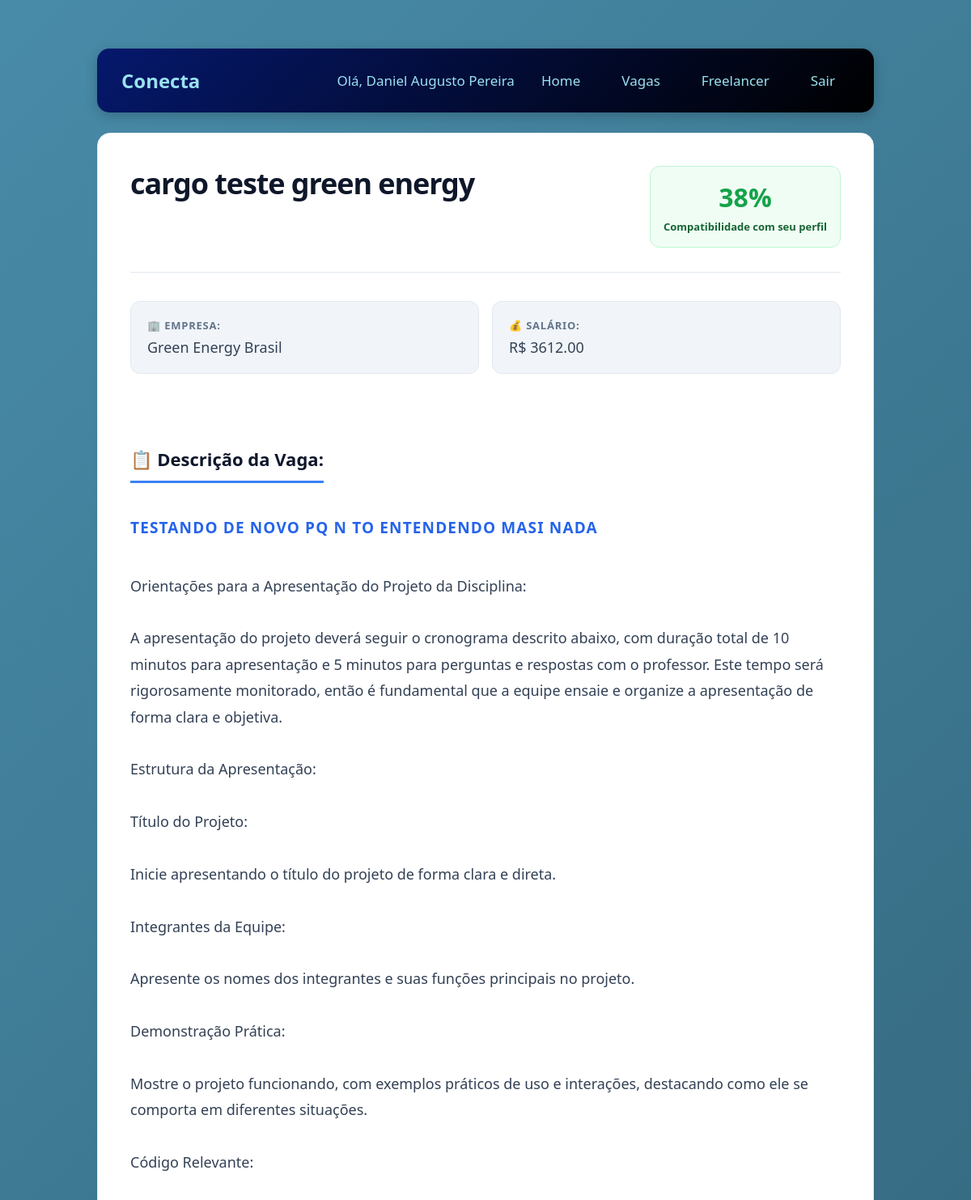
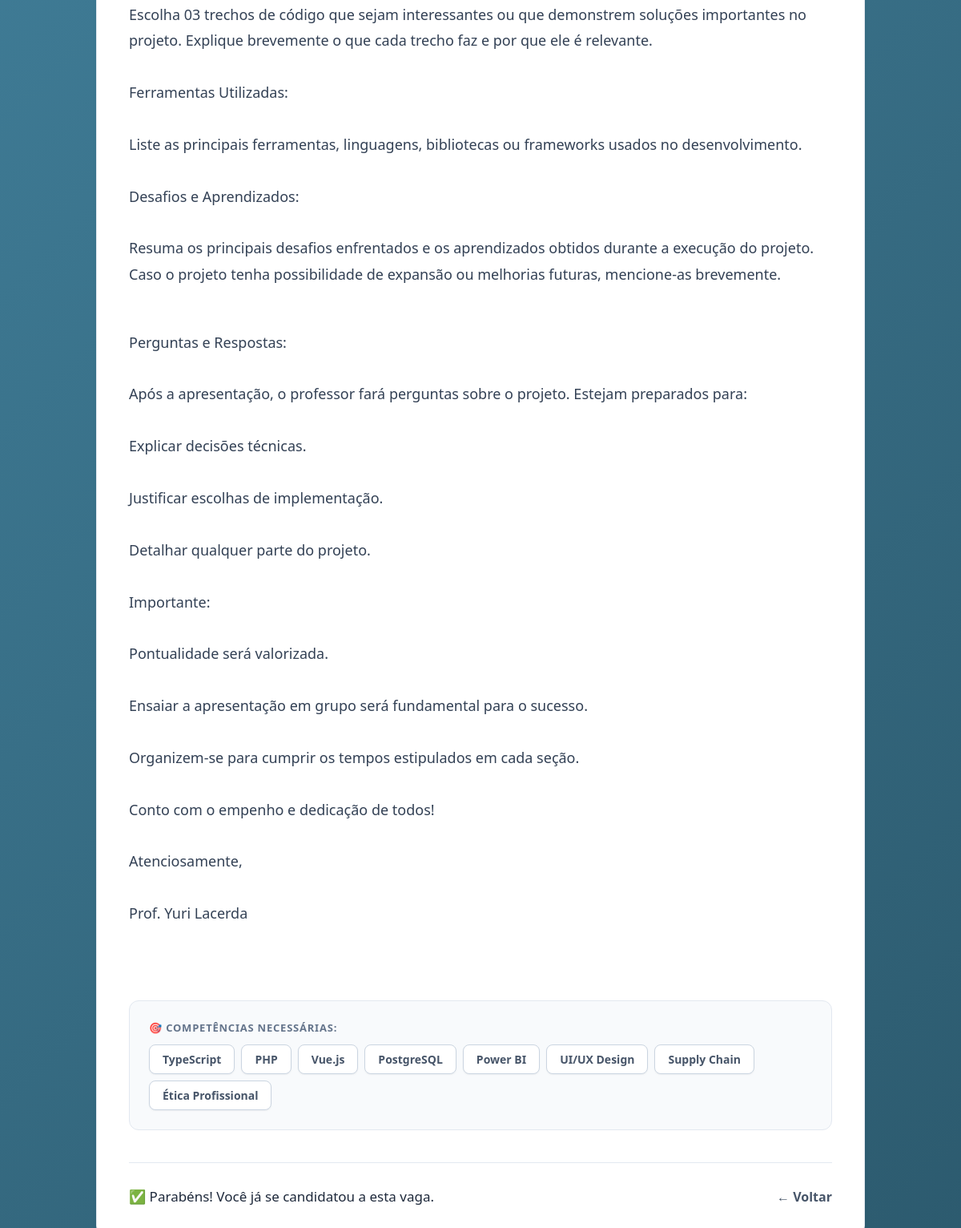
The app's page /vaga/6 (signed in) with its own data (2 pictures, top to bottom).
### tables this page shows
CREATE TABLE funcionarios (
        id_funcionario INTEGER PRIMARY KEY AUTOINCREMENT, 
        nome TEXT,
        email TEXT,
        senha TEXT,
        telefone TEXT,
        cpf TEXT NOT NULL UNIQUE    
    );

CREATE TABLE vagas (
        id_vaga INTEGER PRIMARY KEY AUTOINCREMENT,
        titulo TEXT,
        descricao TEXT,
        salario REAL,
        cidade TEXT,
        regime TEXT,
        status TEXT DEFAULT 'ativa',
        data_publicacao TIMESTAMP DEFAULT CURRENT_TIMESTAMP,
        id_empresa INTEGER ,
        FOREIGN KEY (id_empresa) REFERENCES empresas (id_empresa)
    );

CREATE TABLE empresas (
        id_empresa INTEGER PRIMARY KEY AUTOINCREMENT, 
        nome TEXT,
        endereco TEXT,
        email TEXT,
        senha TEXT,
        telefone TEXT,
        cnpj TEXT NOT NULL UNIQUE
    );

CREATE TABLE competencias (
        id_competencia INTEGER PRIMARY KEY AUTOINCREMENT,
        nome TEXT
    );

### routes/candidatar_se.py (the view)
@bp_candidatar_se.route('/vaga/<int:id_vaga>', methods=['GET', 'POST'])
def detalhe_vaga(id_vaga):
    if 'usuario_id' not in session:
        return redirect('/')
    vaga = Vaga.buscar(id_vaga)
    if not vaga:
        flash("Vaga não encontrada!", "erro")
        return redirect(url_for('vagas.listar_vagas'))
    id_funcionario = session['usuario_id']
    match_percent = Match.calcular(id_funcionario, id_vaga)
    match_degrees = match_percent * 3.6
    ja_candidatou = CandidaturaCRUD.verificar_candidatura(id_funcionario, id_vaga)
    total_candidatos = CandidaturaCRUD.contar_candidatos_por_vaga(id_vaga)
    candidatos = CandidaturaCRUD.listar_candidatos_por_vaga(id_vaga)
    return render_template('vaga/vaga_detalhe.html',
                         vaga=vaga,
                         match_percent=match_percent,
                         match_degrees=match_degrees,
                         ja_candidatou=ja_candidatou,
                         total_candidatos=total_candidatos,
                         candidatos=candidatos)

### CRUDs/candidatura.py (called while the page is built)
    @staticmethod
    def contar_candidatos_por_vaga(id_vaga):
        conn = get_connection()
        try:
            cursor = conn.cursor()
            cursor.execute('''
                SELECT COUNT(*) as total
                FROM candidaturas
                WHERE id_vaga = ?
            ''', (id_vaga,))
            resultado = cursor.fetchone()
            return resultado['total'] if resultado else 0
        finally:
            conn.close()

    def listar_candidatos_por_vaga(id_vaga):
        conn = get_connection()
        try:
            cursor = conn.cursor()
            cursor.execute('''
                SELECT f.id_funcionario, f.nome, f.email, f.telefone,
                    c.id_candidatura, c.data_candidatura, c.status,
                    rq.formacao, rq.ultimo_cargo, rq.tempo_experiencia
                FROM candidaturas c
                JOIN funcionarios f ON c.id_funcionario = f.id_funcionario
                LEFT JOIN respostas_questionario rq ON f.id_funcionario = rq.id_funcionario
                WHERE c.id_vaga = ?
                ORDER BY c.data_candidatura DESC
            ''', (id_vaga,))
            return cursor.fetchall()
        finally:
            conn.close()

    @staticmethod
    def verificar_candidatura(id_funcionario, id_vaga):
        conn = get_connection()
        try:
            cursor = conn.cursor()
            cursor.execute('''
                SELECT 1 FROM candidaturas
                WHERE id_funcionario = ? AND id_vaga = ?
            ''', (id_funcionario, id_vaga))
            return cursor.fetchone() is not None
        finally:
            conn.close()

    @staticmethod
    def calcular(id_funcionario, id_vaga):
        conn = get_connection()
        try:
            cursor = conn.cursor()
            cursor.execute('SELECT COUNT(*) as total FROM vaga_competencias WHERE id_vaga = ?', (id_vaga,))
            total_vaga = cursor.fetchone()['total']
            if total_vaga == 0:
                return 0
            cursor.execute('''
                SELECT COUNT(*) as match
                FROM funcionario_competencias
                WHERE id_funcionario = ?
                AND id_competencia IN (SELECT id_competencia FROM vaga_competencias WHERE id_vaga = ?)
            ''', (id_funcionario, id_vaga))
            match_comp = cursor.fetchone()['match']
            percent_comp = (match_comp / total_vaga) * 100  #
            return round(percent_comp)
        finally:
            conn.close()

### templates/vaga/vaga_detalhe.html (shortened to what this page needs)
<!DOCTYPE html>
<html lang="pt-br">
<head>
    <link rel="stylesheet" href="../static/css/vaga/vaga_detalhe.css">
</head>
<body>
    {% extends "menu.html" %}
    {% block content %}
    <div class="vaga-detalhe">
        <div class="vaga-header-detalhe">
            <h2>{{ vaga.titulo }}</h2>
            {% if session.get('tipo') == 'funcionario' %}
                <div class="match-percentual">
                    <div class="match-circle">
                        <span>{{ match_percent }}%</span>
                    </div>
                    <p>Compatibilidade com seu perfil</p>
                </div>
            {% elif session.get('tipo') == 'empresa' %}
                <div class="candidatos-section">
                    <a href="{{ url_for('candidatar_se.ver_candidatos', id_vaga=vaga.id_vaga) }}" class="candidatos-num">
                        {{ total_candidatos if total_candidatos else 0 }} candidato(s)
                    </a>
                </div>
            {% endif %}
        </div>
        <div class="info-section">
            <div class="empresa-info">
                <strong>🏢 Empresa:</strong> {{ vaga.empresa_nome }}
            </div>
            <div class="salario-info">
                <strong>💰 Salário:</strong>
                {% if vaga.salario %}
                    R$ {{ "%.2f"|format(vaga.salario) }}
                {% else %}
                    A combinar
                {% endif %}
            </div>
        </div>
        <div class="descricao-info">
            <strong>📋 Descrição da Vaga:</strong>
            {{ vaga.descricao_html|safe }}
        </div>
        <div class="competencias-info">
            <strong>🎯 Competências Necessárias:</strong>
            <div class="competencias-lista-detalhe">
                {% for comp in vaga.competencias %}
                    <span class="competencia-tag">{{ comp.nome }}</span>
                {% endfor %}
            </div>
        </div>
        <div class="acoes-detalhe">
            {% if session.get('tipo') == 'empresa' %}
                <div class="empresa-acoes">
                    <a href="{{ url_for('atualizar_vaga.editar_vaga', id_vaga=vaga.id_vaga) }}" class="btn-editar">
                        Editar Vaga
                    </a>
                    <form action="{{ url_for('vagas.excluir_vaga', id_vaga=vaga.id_vaga) }}" method="POST" style="display: inline;">
                        <button type="submit" class="btn-excluir" onclick="return confirm('Tem certeza que deseja excluir esta vaga? Esta ação não pode ser desfeita!')">
                            Excluir Vaga
                        </button>
                    </form>
                </div>
                <a href="#" onclick="window.history.back(); return false;" class="btn-voltar">← Voltar</a>
            {% else %}
                {% if ja_candidatou %}
                    <div class="alert-success">
                        ✅ Parabéns! Você já se candidatou a esta vaga.
                    </div>
                    <a href="#" onclick="window.history.back(); return false;" class="btn-voltar">← Voltar</a>
                {% endif %}
            {% endif %}
        </div>
    </div>
    {% endblock %}

### templates/menu.html (shortened to what this page needs)
<!DOCTYPE html>
<html lang="pt-br">
<head>
    <link rel="stylesheet" href="{{ url_for('static', filename='css/home/homef.css') }}">
</head>
<body>
    <div class="container">
        <div class="header">
            <div class="logo">Conecta</div>
            <div class="user-info">
                <span>Olá, {{ session.usuario_nome }}</span>
                <a href="/home" class="btn-back">Home</a>
                <a href="/vagas" class="btn-back">Vagas</a>
                <a href="/freelancer" class="btn-back">Freelancer</a>
                <a href="/logout" class="btn-logout">Sair</a>
            </div>
        </div>
        <div class="content">
            {% block content %}
            {% endblock %}
        </div>
    </div>
</body>
</html>

### static/css/vaga/vaga_detalhe.css (style rules this page uses)
* { margin: 0; padding: 0; box-sizing: border-box; }
body { font-family: 'Plus Jakarta Sans', system-ui, -apple-system, sans-serif; background-color: #f8fafc; color: #1e293b; min-height: 100vh; padding: 40px 20px; font-size: 17px; }
.container { max-width: 850px; margin: 0 auto; }
.vaga-detalhe { background: #ffffff; border-radius: 16px; padding: 40px; box-shadow: 0 4px 6px -1px rgb(0 0 0 / 0.05), 0 2px 4px -2px rgb(0 0 0 / 0.05); border: 1px solid #e2e8f0; }
.vaga-header-detalhe { display: flex; justify-content: space-between; align-items: flex-start; margin-bottom: 35px; padding-bottom: 30px; border-bottom: 1px solid #e2e8f0; gap: 24px; }
.vaga-header-detalhe h2 { color: #0f172a; font-size: 36px; font-weight: 800; letter-spacing: -0.03em; line-height: 1.2; }
.match-percentual { background: #f0fdf4; border: 1px solid #bbf7d0; padding: 16px; border-radius: 12px; text-align: center; min-width: 140px; }
.match-circle { margin-bottom: 6px; }
.match-circle span { color: #16a34a; font-size: 32px; font-weight: 800; }
.match-percentual p { color: #166534; font-size: 13px; font-weight: 700; }
.info-section { display: grid; grid-template-columns: repeat(auto-fit, minmax(250px, 1fr)); gap: 16px; margin-bottom: 40px; }
.empresa-info, .salario-info { padding: 20px; background: #f1f5f9; border-radius: 12px; border: 1px solid #e2e8f0; font-size: 18px; color: #334155; }
.empresa-info strong, .salario-info strong, .descricao-info strong, .competencias-info strong { color: #64748b; font-size: 13px; text-transform: uppercase; letter-spacing: 0.06em; font-weight: 700; display: block; margin-bottom: 6px; }
.descricao-info { margin-bottom: 40px; background: #ffffff; }
.descricao-info > strong:first-child { font-size: 22px; color: #0f172a; text-transform: none; letter-spacing: normal; border-bottom: 3px solid #3b82f6; padding-bottom: 6px; margin-bottom: 24px; display: inline-block; }
.descricao-info, .descricao-formatada { color: #334155; font-size: 18px; line-height: 1.8; white-space: pre-line; }
.descricao-info p, .descricao-formatada p { margin-bottom: 20px; }
.descricao-info strong, .descricao-formatada strong { color: #2563eb; font-weight: 700; font-size: 19px; display: inline-block; margin-top: 14px; margin-bottom: 6px; }
.competencias-info { background: #f8fafc; padding: 24px; border-radius: 12px; border: 1px solid #e2e8f0; margin-bottom: 40px; }
.competencias-lista-detalhe { display: flex; gap: 8px; flex-wrap: wrap; margin-top: 12px; }
.competencia-tag { background: #ffffff; color: #475569; padding: 8px 16px; border-radius: 8px; font-size: 14px; font-weight: 600; border: 1px solid #cbd5e1; box-shadow: 0 1px 2px 0 rgb(0 0 0 / 0.05); }
.acoes-detalhe { display: flex; justify-content: space-between; align-items: center; border-top: 1px solid #e2e8f0; padding-top: 30px; margin-top: 40px; }
.btn-voltar { color: #475569; text-decoration: none; font-weight: 600; font-size: 16px; transition: color 0.2s; }

### static/css/home/homef.css (style rules this page uses)
* { margin: 0; padding: 0; box-sizing: border-box; }
body { font-family: 'Segoe UI', Tahoma, Geneva, Verdana, sans-serif; background: linear-gradient(135deg, #488BA8 0%, #2c5a6e 100%); min-height: 100vh; }
.container { max-width: 1000px; margin: 0 auto; padding: 20px; }
.header { background: linear-gradient(135deg, #05186c 0%, #000000 100%); color: #99E2F2; padding: 20px 30px; border-radius: 15px; display: flex; justify-content: space-between; align-items: center; margin-bottom: 25px; box-shadow: 0 4px 15px rgba(0, 0, 0, 0.2); }
.logo { font-size: 24px; font-weight: bold; color: #99E2F2; }
.user-info { display: flex; gap: 15px; align-items: center; margin-left: auto; }
.btn-back, .btn-logout { color: #99E2F2; text-decoration: none; padding: 8px 18px; border-radius: 8px; transition: 0.3s; font-weight: 500; }

### records on screen
funcionarios: usuario_nome "Daniel Augusto Pereira"
vagas: titulo "cargo teste green energy", salario "3612.00"
empresas: empresa_nome "Green Energy Brasil"
competencias: nome "TypeScript"
competencias: nome "PHP"
competencias: nome "Vue.js"
competencias: nome "PostgreSQL"
competencias: nome "Power BI"
competencias: nome "UI/UX Design"
competencias: nome "Supply Chain"
competencias: nome "Ética Profissional"

### other values on screen
{{ match_percent }} "38"
